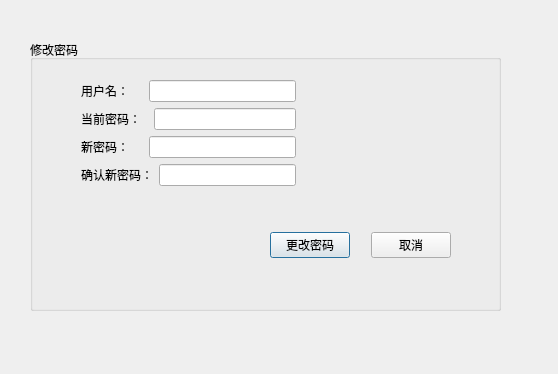
<?xml version="1.0" encoding="UTF-8"?>
<ui version="4.0">
 <class>UserManagementDialog</class>
 <widget class="QDialog" name="UserManagementDialog">
  <property name="geometry">
   <rect>
    <x>0</x>
    <y>0</y>
    <width>558</width>
    <height>374</height>
   </rect>
  </property>
  <property name="windowTitle">
   <string>Dialog</string>
  </property>
  <widget class="QGroupBox" name="groupBox">
   <property name="geometry">
    <rect>
     <x>30</x>
     <y>40</y>
     <width>471</width>
     <height>271</height>
    </rect>
   </property>
   <property name="title">
    <string>修改密码</string>
   </property>
   <widget class="QWidget" name="layoutWidget">
    <property name="geometry">
     <rect>
      <x>240</x>
      <y>190</y>
      <width>181</width>
      <height>31</height>
     </rect>
    </property>
    <layout class="QHBoxLayout" name="horizontalLayout_4">
     <item>
      <widget class="QPushButton" name="m_ModifyPassword">
       <property name="text">
        <string>更改密码</string>
       </property>
      </widget>
     </item>
     <item>
      <spacer name="horizontalSpacer">
       <property name="orientation">
        <enum>Qt::Horizontal</enum>
       </property>
       <property name="sizeHint" stdset="0">
        <size>
         <width>40</width>
         <height>20</height>
        </size>
       </property>
      </spacer>
     </item>
     <item>
      <widget class="QPushButton" name="m_Cancel">
       <property name="text">
        <string>取消</string>
       </property>
      </widget>
     </item>
    </layout>
   </widget>
   <widget class="QWidget" name="layoutWidget">
    <property name="geometry">
     <rect>
      <x>51</x>
      <y>40</y>
      <width>215</width>
      <height>108</height>
     </rect>
    </property>
    <layout class="QVBoxLayout" name="verticalLayout">
     <item>
      <layout class="QHBoxLayout" name="horizontalLayout_5">
       <item>
        <widget class="QLabel" name="label_4">
         <property name="text">
          <string>用户名：    </string>
         </property>
        </widget>
       </item>
       <item>
        <widget class="QLineEdit" name="m_UserName"/>
       </item>
      </layout>
     </item>
     <item>
      <layout class="QHBoxLayout" name="horizontalLayout">
       <item>
        <widget class="QLabel" name="label">
         <property name="text">
          <string>当前密码：  </string>
         </property>
        </widget>
       </item>
       <item>
        <widget class="QLineEdit" name="m_CurrentPassword">
         <property name="echoMode">
          <enum>QLineEdit::Password</enum>
         </property>
        </widget>
       </item>
      </layout>
     </item>
     <item>
      <layout class="QHBoxLayout" name="horizontalLayout_2">
       <item>
        <widget class="QLabel" name="label_2">
         <property name="text">
          <string>新密码：    </string>
         </property>
        </widget>
       </item>
       <item>
        <widget class="QLineEdit" name="m_NewPassword">
         <property name="echoMode">
          <enum>QLineEdit::Password</enum>
         </property>
        </widget>
       </item>
      </layout>
     </item>
     <item>
      <layout class="QHBoxLayout" name="horizontalLayout_3">
       <item>
        <widget class="QLabel" name="label_3">
         <property name="text">
          <string>确认新密码：</string>
         </property>
        </widget>
       </item>
       <item>
        <widget class="QLineEdit" name="m_NewPasswordAgain">
         <property name="echoMode">
          <enum>QLineEdit::Password</enum>
         </property>
        </widget>
       </item>
      </layout>
     </item>
    </layout>
   </widget>
  </widget>
 </widget>
 <resources/>
 <connections/>
</ui>
